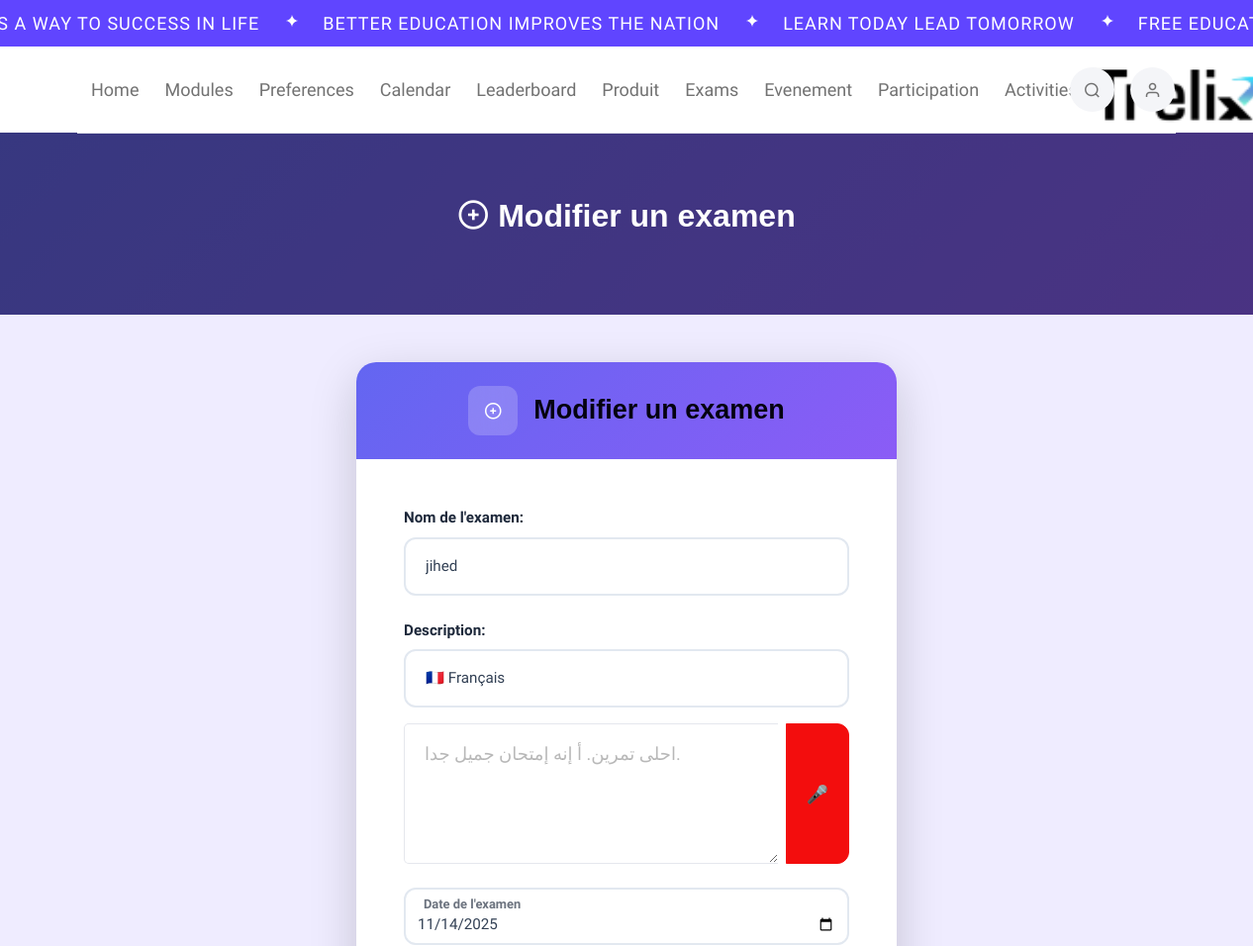
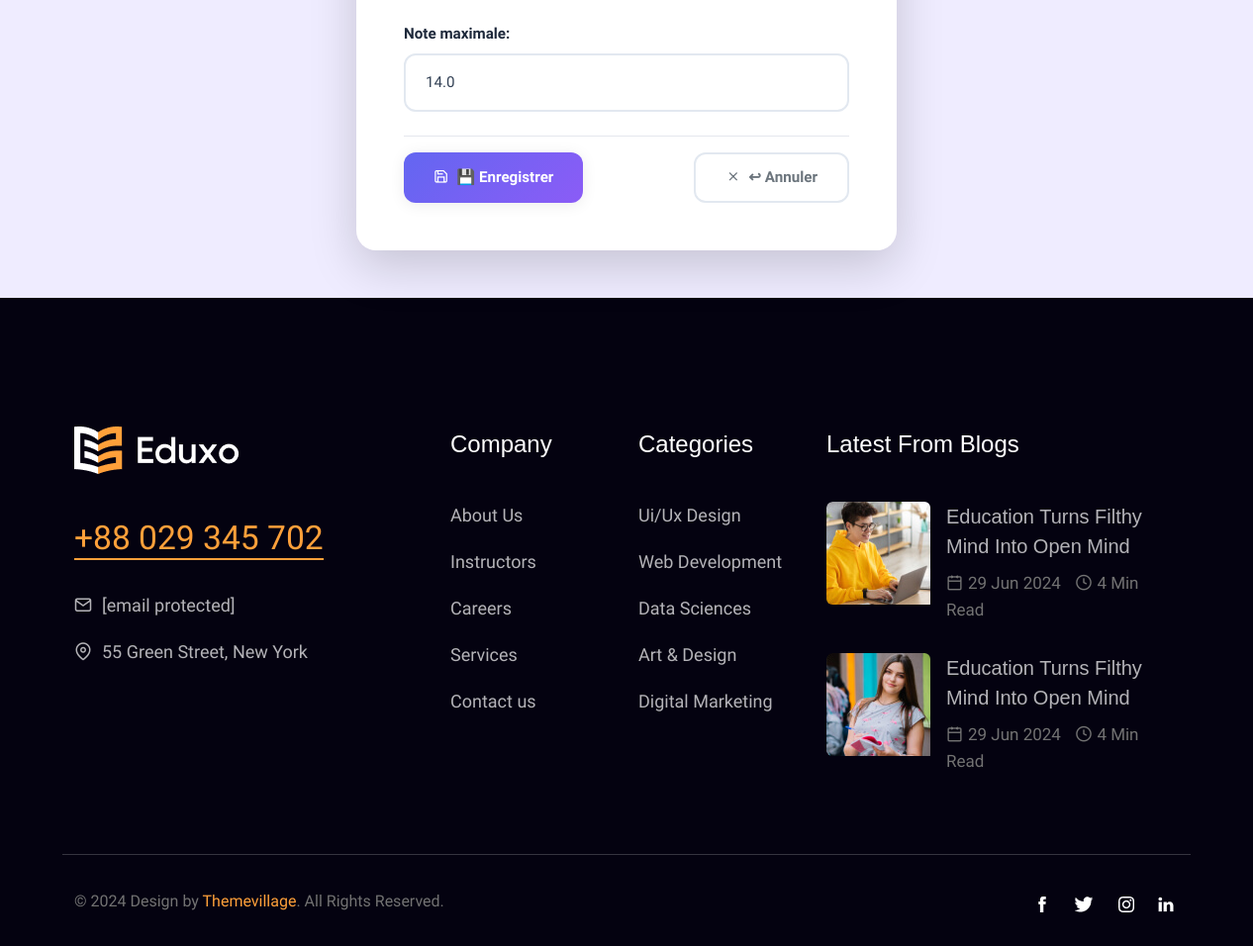
The app's page /api/examens/modifier/36/ with its own data (2 pictures, top to bottom).
### evaluation/models.py (models this page shows, shortened)
class Examen(models.Model):
    nom = models.CharField(max_length=200)
    date_examen = models.DateField()
    note_max = models.FloatField()
    description = models.TextField(blank=True, null=True)
    badge = models.ForeignKey(Badge, on_delete=models.SET_NULL, null=True, blank=True, related_name="examens")

### evaluation/views.py (the view)
# urls.py: path('examens/modifier/<int:id>/', views.examen_modifier, name='examen_modifier'),
def examen_modifier(request, id):
    examen = get_object_or_404(Examen, id=id)
    if request.method == "POST":
        form = ExamenForm(request.POST, instance=examen)
        if form.is_valid():
            examen = form.save()
            creer_achievement_automatique(examen)
            envoyer_examen_fuseki(examen)
            return redirect('/api/examens/')
    else:
        form = ExamenForm(instance=examen)
    return render(request, 'examen_form.html', {'form': form, 'title': "Modifier un examen"})

### evaluation/forms.py
class ExamenForm(forms.ModelForm):
    class Meta:
        model = Examen
        fields = ['nom', 'description', 'note_max', 'date_examen']
        labels = {
            'nom': "Nom de l'examen",
            'description': "Description",
            'note_max': "Note maximale",
            'date_examen': "Date de l'examen",
        }
        widgets = {
            'nom': forms.TextInput(attrs={'class': 'form-control', 'placeholder': "Ex: Examen Web Sémantique"}),
            'description': forms.Textarea(attrs={'class': 'form-control', 'rows': 4, 'placeholder': "Décrire brièvement l'examen..."}),
            'note_max': forms.NumberInput(attrs={'class': 'form-control', 'placeholder': "Ex: 20", 'min': 1}),
            'date_examen': forms.DateInput(attrs={'class': 'form-control', 'type': 'date'}),
        }

### evaluation/templates/examen_form.html (shortened to what this page needs)
{% extends "trelix_app/base.html" %}
{% load static %}
{% block content %}
{% include 'trelix_app/header.html' %}
{% get_static_prefix as STATIC_PREFIX %}
<section class="promo-sec position-relative overflow-hidden"
 style="background: linear-gradient(135deg, rgba(99,102,241,.95) 0%, rgba(139,92,246,.95) 100%); padding:60px 0;">
  <div class="container">
    <div class="row">
      <div class="col-lg-12 text-center">
        <h1 class="display-4 text-white fw-bold mb-3">
          <i class="feather-icon icon-plus-circle"></i> {{ title }}
        </h1>
      </div>
    </div>
  </div>
</section>
<section class="py-5 bg-light">
  <div class="container">
    <div class="row justify-content-center">
      <div class="col-lg-8 col-xl-6">
        <div class="card border-0 shadow-lg custom-card">
          <div class="card-header bg-gradient-primary text-white py-4">
            <div class="d-flex align-items-center justify-content-center">
              <div class="icon-wrapper bg-white-20 me-3">
                <i class="feather-icon icon-plus-circle text-white"></i>
              </div>
              <h2 class="h4 mb-0">{{ title }}</h2>
            </div>
          </div>
          <div class="card-body p-5">
            <form method="POST">
              <div class="mb-4">
                {{ form.nom.label_tag }}
                {{ form.nom }}
              </div>
              <div class="mb-4">
                {{ form.description.label_tag }}
                <select id="langSelect" class="form-select mb-3">
                  <option value="fr-FR">🇫🇷 Français</option>
                </select>
                <div class="input-group">
                  {{ form.description }}
                  <button type="button" id="btnSpeak" class="btn btn-danger ms-2">🎤</button>
                </div>
              </div>
              <div class="mb-4">
                <div class="form-floating">
                  {{ form.date_examen }}
                  <label for="{{ form.date_examen.id_for_label }}">Date de l'examen</label>
                </div>
              </div>
              <div class="mb-4">
                {{ form.note_max.label_tag }}
                {{ form.note_max }}
              </div>
              <div class="d-flex justify-content-between mt-4 pt-3 border-top">
                <button class="btn btn-custom-primary">
                  <i class="feather-icon icon-save me-2"></i>💾 Enregistrer
                </button>
                <a href="/api/examens/" class="btn btn-custom-secondary">
                  <i class="feather-icon icon-x me-2"></i>↩ Annuler
                </a>
              </div>
            </form>
          </div>
        </div>
      </div>
    </div>
  </div>
</section>
{% include 'trelix_app/footer.html' %}
{% endblock %}

### trelix_app/static/css/feather.css (style rules this page uses)
.feather-icon { font-family: "feather-icons"; display: inline-block; line-height: 1; font-weight: normal; font-style: normal; speak: none; text-decoration: inherit; text-transform: none; text-rendering: auto; -webkit-font-smoothing: antialiased; -moz-osx-font-smoothing: grayscale; }
.icon-plus-circle:before { content: "\f1bd"; }
.icon-save:before { content: "\f1cb"; }
.icon-x:before { content: "\f213"; }

### evaluation/templates/examen_form.html (style rules this page uses)
:root { --primary-color: #6366f1; --primary-dark: #4f46e5; --secondary-color: #6c757d; --success-color: #10b981; --danger-color: #ef4444; --warning-color: #f59e0b; --border-color: #e2e8f0; --shadow-light: 0 2px 15px rgba(0,0,0,0.08); --shadow-medium: 0 5px 25px rgba(0,0,0,0.1); --gradient-primary: linear-gradient(135deg, #6366f1 0%, #8b5cf6 100%); }
.custom-card { border-radius: 20px; overflow: hidden; transition: transform 0.3s ease, box-shadow 0.3s ease; }
.card-header.bg-gradient-primary { background: var(--gradient-primary) !important; border: none; }
.icon-wrapper { width: 50px; height: 50px; border-radius: 12px; display: flex; align-items: center; justify-content: center; background: rgba(255, 255, 255, 0.2); backdrop-filter: blur(10px); }
label { color: #1e293b !important; font-weight: 600; font-size: 0.95rem; margin-bottom: 8px; display: block; }
.form-select, input[type="text"], input[type="date"], input[type="number"], textarea { width: 100%; padding: 16px 20px; border: 2px solid var(--border-color); border-radius: 12px; background: #fff; font-size: 0.95rem; transition: all 0.3s ease; color: #334155; }
.input-group { display: flex; align-items: stretch; }
.input-group textarea { flex: 1; border-right: none; border-top-right-radius: 0; border-bottom-right-radius: 0; resize: vertical; min-height: 120px; }
.input-group .btn { border-radius: 0 12px 12px 0; padding: 0 20px; display: flex; align-items: center; justify-content: center; transition: all 0.3s ease; }
.form-floating { position: relative; }
.form-floating input { padding: 16px 20px; }
.form-floating label { position: absolute; top: 0; left: 0; height: 100%; padding: 16px 20px; pointer-events: none; border: 1px solid transparent; transform-origin: 0 0; transition: opacity .1s ease-in-out,transform .1s ease-in-out; color: #6b7280; }
.form-floating input:focus ~ label, .form-floating input:not(:placeholder-shown) ~ label { transform: scale(.85) translateY(-0.5rem) translateX(0.15rem); opacity: 0.65; }
.btn-custom-primary { background: var(--gradient-primary); border: none; color: white; padding: 12px 30px; border-radius: 12px; font-weight: 600; font-size: 0.95rem; transition: all 0.3s ease; box-shadow: var(--shadow-light); }
.btn-custom-secondary { background: #fff; border: 2px solid var(--border-color); color: var(--secondary-color); padding: 12px 30px; border-radius: 12px; font-weight: 600; font-size: 0.95rem; transition: all 0.3s ease; }
.mb-4 { animation: fadeIn 0.5s ease forwards; }
.mb-4:nth-child(2) { animation-delay: 0.2s; }
.mb-4:nth-child(3) { animation-delay: 0.3s; }
.mb-4:nth-child(4) { animation-delay: 0.4s; }

### records on screen
Examen: nom "jihed", description "احلى تمرين. أ إنه إمتحان جميل جدا.", date_examen "11/14/2025", note_max "14.0"

### other values on screen
{{ title }} "Modifier un examen"
